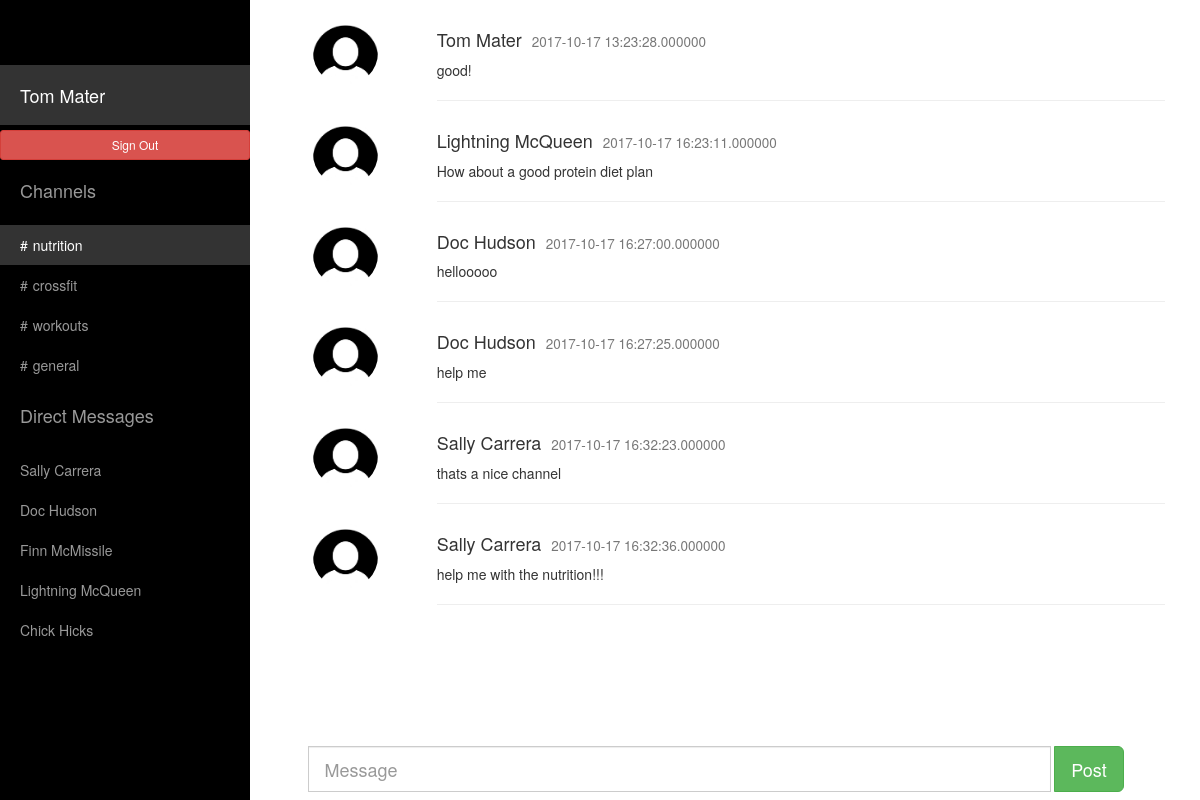
The page /indexn.php (signed in) on the database its author committed.
### tables this page shows
CREATE TABLE `users_channel` (
  `id` int(20) NOT NULL DEFAULT '0',
  `channels` varchar(100) NOT NULL,
  `ch_id` int(20) NOT NULL
);

CREATE TABLE `users_info` (
  `id` int(20) NOT NULL DEFAULT '0',
  `user_email` varchar(100) NOT NULL DEFAULT '',
  `user_pass` varchar(100) NOT NULL,
  `user_name` varchar(100) NOT NULL
);

CREATE TABLE `users_message` (
  `mess_id` int(20) NOT NULL,
  `ch_id` int(20) NOT NULL DEFAULT '0',
  `messages` varchar(100) NOT NULL,
  `user_name` varchar(100) NOT NULL,
  `date` timestamp(6) NOT NULL
);

### indexn.php (the view, shortened to what this page needs)
<!DOCTYPE html>
<html lang="en">
<head>
	<link rel="stylesheet" href="https://maxcdn.bootstrapcdn.com/bootstrap/3.3.7/css/bootstrap.min.css">
    <link href="css/sidebar.css" rel="stylesheet">
  </head>
<body>
    <div id="wrapper">
        <div id="sidebar-wrapper">
            <ul class="sidebar-nav">
               <li class="sidebar-brand">
                </li>
                <li class="sidebar-brand">
                    <a style="color:white !important;" class="actives" href="index.php"><?php echo $_SESSION['user_name']; ?></a>
                </li>
				<li>
				<a style="color:white !important;" href="signout.php" class="btn btn-danger btn-sm" role="button">Sign Out</a>
				</li>
                <li class="sidebar-brand">
                    <a>Channels</a>
                </li>
				<?php
$conn = mysqli_connect("localhost","admin","M0n@rch$");
	mysqli_select_db($conn,'slack');
	 $r1=mysqli_query($conn,"select channels from users_channel where channels='".nutrition."'");
	 while($r2=mysqli_fetch_array($r1))
	 {
?>
          <li>
                    <a class="actives" style="color:white !important;" href="indexn.php"><span style="padding-right:5px">#</span><?php echo $r2['channels']; ?></a>
		  </li>
<?php
	 }
?>
<?php
 $r14=mysqli_query($conn,"select channels from users_channel where channels='".crossfit."'");
	 while($r24=mysqli_fetch_array($r14))
	 {
?>
      <li>
                    <a href="indexc.php"><span style="padding-right:5px">#</span><?php echo $r24['channels']; ?></a>
		  </li>
<?php
	 }
?>
<?php
 $r15=mysqli_query($conn,"select channels from users_channel where channels='".workouts."'");
	 while($r25=mysqli_fetch_array($r15))
	 {
?>
      <li>
                    <a href="indexw.php"><span style="padding-right:5px">#</span><?php echo $r25['channels']; ?></a>
		  </li>
<?php
	 }
?>
<?php
 $r13=mysqli_query($conn,"select channels from users_channel where channels='".general."'");
	 while($r23=mysqli_fetch_array($r13))
	 {
?>
      <li>
                    <a  href="index.php"><span style="padding-right:5px">#</span><?php echo $r23['channels']; ?></a>
		  </li>
<?php
	 }
?>
		 <li class="sidebar-brand">
                    <a>
                        Direct Messages
                    </a>
          </li>
		  <?php
	     $r11=mysqli_query($conn,"select user_name from users_info where not user_name='".$_SESSION['user_name']."'");
	     while($r22=mysqli_fetch_array($r11))
	       {
?>
		   <li>
                    <a href="#page-content-wrapper"><?php echo $r22['user_name']; ?></a>
		  </li>
<?php
		   }
?>
            </ul>
        </div>
        <div id="page-content-wrapper">
            <div class="container-fluid">
                <div class="row">
				<div  class="col-lg-12">
	 <?php
	     $r33=mysqli_query($conn,"select *from users_message where ch_id='2'");
	     while($r34=mysqli_fetch_array($r33))
	       {
?>
			<div  class="row">
        <div class="col-sm-2 text-center">
          <img src="user-image.jpg" class="img-circle" height="65" width="65" alt="Avatar">
        </div>
        <div class="col-sm-10">
          <h4><?php echo $r34['user_name'];?><small style="margin-left:10px"><?php echo $r34['date'];?></small></h4>
          <p><?php echo $r34['messages'];?></p>
          <hr>
        </div>
			</div>
<?php
		   }
?>
                    </div>
                </div>
            </div>
        </div>
		                       <nav class="navbar navbar-fixed-bottom">
								    <div class="row">
										<div class="col-sm-3 col-md-3">
										</div>
										<div class="col-sm-9 col-md-9">
											<form class="navbar-form" action="index2.php" method="post">
												<div class="row">
					<div class="input-group input-group-lg col-lg-10">
						<input type="text" name="message_post" class="form-control" placeholder="Message">
						</div>
							<div class="input-group input-group-btn col-lg-2">
								<button name="submit" value="submit" class="btn btn-success btn-lg" type="submit">
									Post
								</button>
							</div>
				</div>
			</form>
	</div>
	</div>
</nav>
    </div>
</body>
</html>

### css/sidebar.css (style rules this page uses)
body { overflow-x: hidden; }
#wrapper { padding-left: 0; -webkit-transition: all 0.5s ease; -moz-transition: all 0.5s ease; -o-transition: all 0.5s ease; transition: all 0.5s ease; }
#sidebar-wrapper { z-index: 1000; position: fixed; left: 250px; width: 0; height: 100%; margin-left: -250px; overflow-y: auto; background: #000; -webkit-transition: all 0.5s ease; -moz-transition: all 0.5s ease; -o-transition: all 0.5s ease; transition: all 0.5s ease; }
#page-content-wrapper { width: 100%; position: absolute; padding: 15px; }
.sidebar-nav { position: absolute; top: 0; width: 250px; margin: 0; padding: 0; list-style: none; }
.sidebar-nav li { text-indent: 20px; line-height: 40px; }
.sidebar-nav li a { display: block; text-decoration: none; color: #999999; }
.actives { text-decoration: none; color: #fff; background: rgba(255,255,255,0.2); }
.sidebar-nav > .sidebar-brand { height: 65px; font-size: 18px; line-height: 60px; }
.sidebar-nav > .sidebar-brand a { color: #999999; }
@media (min-width:768px) { #wrapper { padding-left: 250px; } }
@media (min-width:768px) { #sidebar-wrapper { width: 250px; } }
@media (min-width:768px) { #page-content-wrapper { padding: 20px; position: relative; } }

### rows shown on the page
users_channel: channels "nutrition"
users_channel: channels "crossfit"
users_channel: channels "workouts"
users_channel: channels "general"
users_info: user_name "Sally Carrera"
users_info: user_name "Doc Hudson"
users_info: user_name "Finn McMissile"
users_info: user_name "Lightning McQueen"
users_info: user_name "Chick Hicks"
users_message: user_name "Tom Mater", date "2017-10-17 13:23:28.000000", messages "good!"
users_message: user_name "Lightning McQueen", date "2017-10-17 16:23:11.000000", messages "How about a good protein diet plan"
users_message: user_name "Doc Hudson", date "2017-10-17 16:27:00.000000", messages "hellooooo"
users_message: user_name "Doc Hudson", date "2017-10-17 16:27:25.000000", messages "help me"
users_message: user_name "Sally Carrera", date "2017-10-17 16:32:23.000000", messages "thats a nice channel"
users_message: user_name "Sally Carrera", date "2017-10-17 16:32:36.000000", messages "help me with the nutrition!!!"

### other values the page prints
$_SESSION['user_name'] "Tom Mater"
